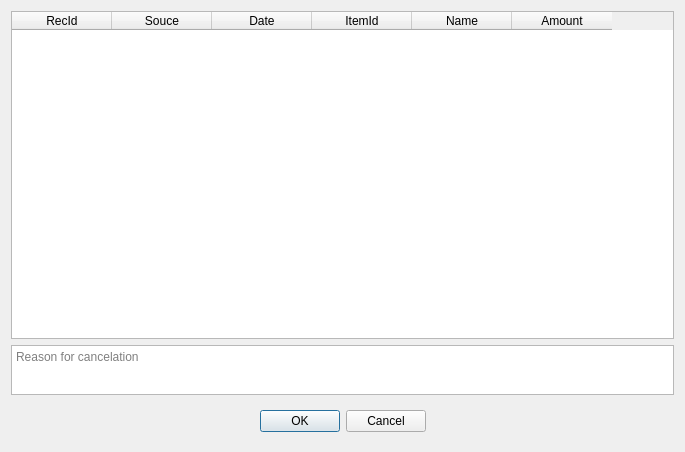
<?xml version="1.0" encoding="UTF-8"?>
<ui version="4.0">
 <class>DlgInvoiceCancelation</class>
 <widget class="QDialog" name="DlgInvoiceCancelation">
  <property name="geometry">
   <rect>
    <x>0</x>
    <y>0</y>
    <width>685</width>
    <height>452</height>
   </rect>
  </property>
  <property name="windowTitle">
   <string>Cancelation</string>
  </property>
  <layout class="QVBoxLayout" name="verticalLayout">
   <item>
    <widget class="EQTableWidget" name="tblData">
     <column>
      <property name="text">
       <string>RecId</string>
      </property>
     </column>
     <column>
      <property name="text">
       <string>Souce</string>
      </property>
     </column>
     <column>
      <property name="text">
       <string>Date</string>
      </property>
     </column>
     <column>
      <property name="text">
       <string>ItemId</string>
      </property>
     </column>
     <column>
      <property name="text">
       <string>Name</string>
      </property>
     </column>
     <column>
      <property name="text">
       <string>Amount</string>
      </property>
     </column>
    </widget>
   </item>
   <item>
    <widget class="QTextEdit" name="teReason">
     <property name="maximumSize">
      <size>
       <width>16777215</width>
       <height>50</height>
      </size>
     </property>
     <property name="placeholderText">
      <string>Reason for cancelation</string>
     </property>
    </widget>
   </item>
   <item>
    <widget class="QWidget" name="widget" native="true">
     <layout class="QHBoxLayout" name="horizontalLayout">
      <item>
       <spacer name="horizontalSpacer">
        <property name="orientation">
         <enum>Qt::Horizontal</enum>
        </property>
        <property name="sizeHint" stdset="0">
         <size>
          <width>238</width>
          <height>20</height>
         </size>
        </property>
       </spacer>
      </item>
      <item>
       <widget class="QPushButton" name="btnOk">
        <property name="text">
         <string>OK</string>
        </property>
       </widget>
      </item>
      <item>
       <widget class="QPushButton" name="btnCancel">
        <property name="text">
         <string>Cancel</string>
        </property>
       </widget>
      </item>
      <item>
       <spacer name="horizontalSpacer_2">
        <property name="orientation">
         <enum>Qt::Horizontal</enum>
        </property>
        <property name="sizeHint" stdset="0">
         <size>
          <width>237</width>
          <height>20</height>
         </size>
        </property>
       </spacer>
      </item>
     </layout>
    </widget>
   </item>
  </layout>
 </widget>
 <customwidgets>
  <customwidget>
   <class>EQTableWidget</class>
   <extends>QTableWidget</extends>
   <header location="global">eqtablewidget.h</header>
  </customwidget>
 </customwidgets>
 <resources/>
 <connections/>
</ui>
